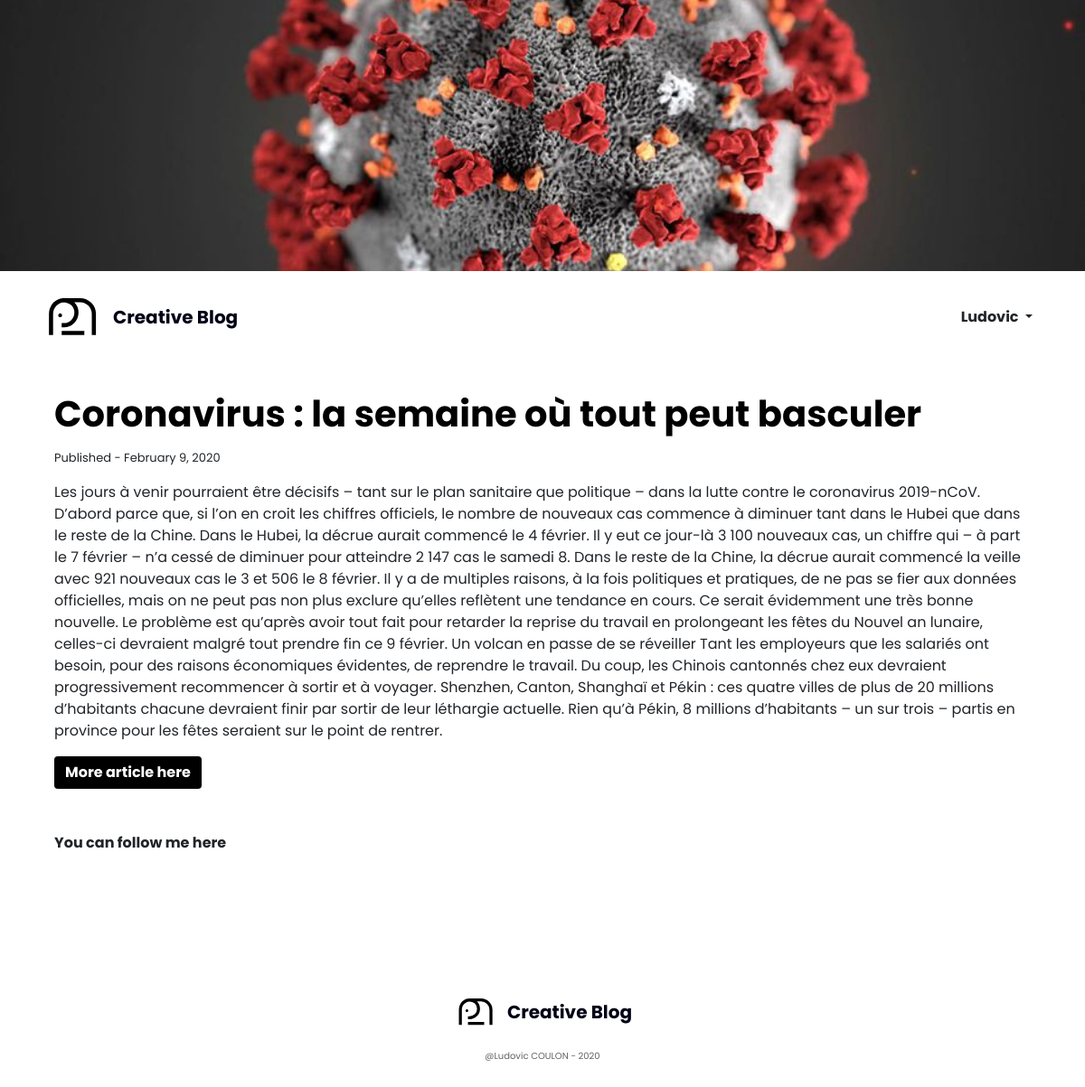
Page /article.php?id=14 (signed in) on the committed database.
### tables this page shows
CREATE TABLE `posts` (
  `id` int(11) NOT NULL,
  `user_id` int(11) NOT NULL,
  `categorie_id` int(11) DEFAULT NULL,
  `body` text NOT NULL,
  `image` varchar(255) NOT NULL,
  `title` varchar(255) NOT NULL,
  `published` tinyint(4) NOT NULL,
  `created_at` timestamp NOT NULL DEFAULT current_timestamp()
);

### app/db/database.php (called while the page is built, shortened)
<?php
require("connect.php");
function execQuery($sql, $data)
{
    global $conn;
    $fetcher = $conn->prepare($sql);
    $values  = array_values($data);
    $types   = str_repeat("s", count($values));
    $fetcher->bind_param($types, ...$values);
    $fetcher->execute();
    return $fetcher;
}
function selectOneInTable($table, $conditions)
{
    $sql = "SELECT * FROM $table";
    $i = 0;
    foreach ($conditions as $key => $value) {
        if ($i === 0) {
            $sql = $sql . " WHERE $key=?";
        } else {
            $sql = $sql . " AND $key=?";
        }
        $i++;
    }
    $sql     = $sql . " LIMIT 1";
    $fetcher = execQuery($sql, $conditions);
    $payload = $fetcher->get_result()->fetch_assoc();
    return $payload;
}

### article.php (the view, shortened to what this page needs)
<?php
    $post = selectOneInTable("posts", ["id" => $_GET["id"]]);
?>
<!DOCTYPE html>
<html lang="en">
<head>
    <link rel="stylesheet" href="https://stackpath.bootstrapcdn.com/bootstrap/4.4.1/css/bootstrap.min.css"
 />
    <link rel="stylesheet" href="https://unicons.iconscout.com/release/v2.0.1/css/unicons.css" />
    <link rel="stylesheet" href="https://cdnjs.cloudflare.com/ajax/libs/animate.css/3.7.2/animate.min.css">
    <link rel="stylesheet" href="./assets/styles.css">
</head>
<body>
    <div style="height: 300px; width: 100vw; box-shadow: inset 0 0 0 1000px rgba(0,0,0,1)">
        <img src="<?php echo BASE_URL . "/assets/images/" . $post["image"]; ?>"
            style="width: 100%; object-fit: cover; height: 100%" title="<?php echo $post['title']; ?>" />
    </div>
    <div class="container">
        <?php include(ROOT_PATH . "/app/components/Navbar.php")  ?>
        <div class="container mt-5">
            <h1 style="font-weight: bold; margin-bottom: 15px; color: black"><?php echo $post['title']; ?></h1>
            <p style="font-size: 13px">Published - <?php echo date("F j, Y", strtotime($post["created_at"])); ?></p>
            <p><?php echo $post["body"]; ?></p>
            <a href="<?php echo BASE_URL ?>" class="btn btn-primary"
                style="background-color: black; font-weight: bold; border: none">More article here</a>
            <div class="mt-5">
                <strong>You can follow me here</strong>
            </div>
        </div>
        <div style="height: 30vh; margin-top: 150px;">
            <div class="d-flex justify-content-center">
                <a href="<?php echo BASE_URL ?>" style="text-decoration : none">
                    <div class="d-flex align-items-center">
                        <img src="./assets/images/elph.svg" alt="logoWebsite" style="height: 50px">
                        <h5 style="font-weight: bold; margin-left: 10px; color: #010116" class="mt-2">Creative Blog</h5>
                    </div>
                </a>
            </div>
            <p class=" text-center m-3" style="color: #636363; font-size: 10px">@Ludovic COULON - 2020</p>
        </div>
</body>
</html>

### assets/styles.css (style rules this page uses)
* { font-family: "Poppins", sans-serif, -apple-system, BlinkMacSystemFont, 'Segoe UI', Roboto, Oxygen, Ubuntu, Cantarell, 'Open Sans', 'Helvetica Neue', sans-serif !important; }
body { background-color: white !important; }

### rows in the picture
posts: image (picture), title "Coronavirus : la semaine où tout peut basculer", created_at "February 9, 2020", body "Les jours à venir pourraient être décisifs – tant sur le plan sanitaire que politique – dans la lutte contre le coronavirus 2019-nCoV. D’abord parce que, si l’on en croit les chiffres officiels, le nombre de nouveaux cas commence à diminuer tant dans le Hubei que dans le reste de la Chine. Dans le Hubei, la décrue aurait commencé le 4 février. Il y eut ce jour-là 3 100 nouveaux cas, un chiffre qui – à part le 7 février – n’a cessé de diminuer pour atteindre 2 147 cas le samedi 8. Dans le reste de la Chine, la décrue aurait commencé la veille avec 921 nouveaux cas le 3 et 506 le 8 février. Il y a de multiples raisons, à la fois politiques et pratiques, de ne pas se fier aux données…"

### other values in the picture
$_SESSION["user_name"] "Ludovic"
